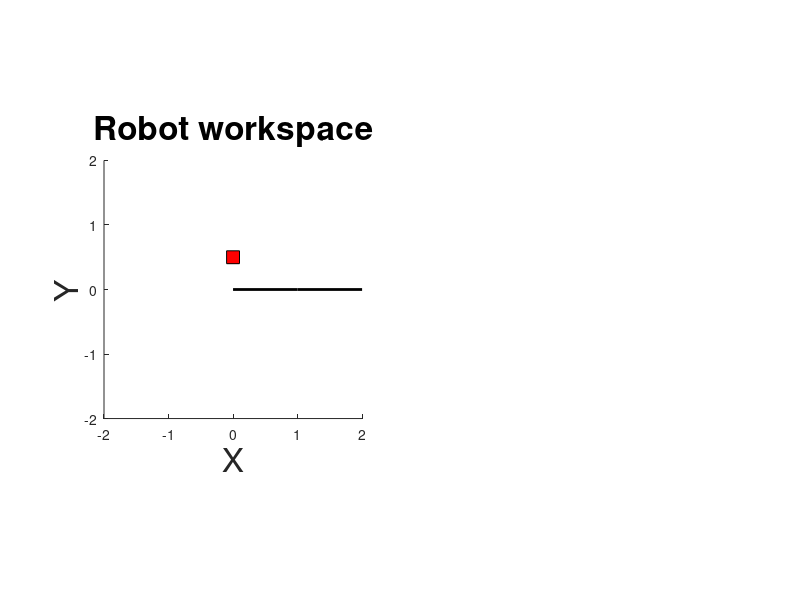

The MATLAB script that drew this image: (Note: this script raises an error after producing the figure.)
clear all; clc;

theta_0 = [0; 0];
theta_dot_0 = [0; 0];
t_plan = 0.5;

figure(1); clf; subplot(1,2,1); hold on; axis equal;
xlim([-2, 2]); ylim([-2, 2]);
xlabel('X', 'FontSize', 24);
ylabel('Y', 'FontSize', 24);
title('Robot workspace', 'FontSize', 24);

ee1 = [cos(theta_0(1)); sin(theta_0(1))];
ee2 = [ee1(1) + cos(theta_0(1) + theta_0(2)); ee1(2) + sin(theta_0(1) + theta_0(2))];
plot([0; ee1(1); ee2(1)], [0; ee1(2); ee2(2)], 'k-', 'LineWidth', 2);

%% create obstacle dun dun dunn nn

obs_center = [0; 0.5];
% obs_center = [-2; 0.5];
obs_width = [0.1];
xobs = [obs_center(1) - obs_width, obs_center(1) - obs_width, obs_center(1) + obs_width, obs_center(1) + obs_width];
yobs = [obs_center(2) - obs_width, obs_center(2) + obs_width, obs_center(2) + obs_width, obs_center(2) - obs_width];
% xobs = [-1.1 -1.1 -0.9 -0.9];
% yobs = [0.3 0.5 0.5 0.3];

pobs = patch(xobs, yobs, 'r');
pobs.FaceAlpha = 0.2;

% obstacles{1} = [xobs;yobs]';

obstacles{1}.zono = zonotope([obs_center, [obs_width, 0; 0, obs_width]]);
pobs = plotFilled(obstacles{1}.zono, [1, 2], 'r');
pobs.FaceAlpha = 0.2;

while true
    [links, k_lim, k_unsafe_A, k_unsafe_b] = compute_unsafe_parameters_2link2d(theta_0, theta_dot_0, obstacles);
    
    %% link 1 and 2 unsafe;
    figure(1); subplot(1, 2, 2) ; hold on;
    % xlim([-1, 1]); ylim([-1, 1]);
    
    uA = k_lim{2}.A;
    uB = k_lim{2}.b;
    
    upoly = mptPolytope(uA, uB);
    plot(upoly)
 
    for i = 1:length(k_unsafe_A)
        for j = 1:length(k_unsafe_A{i})
            for k = 1:length(k_unsafe_A{i}{j})
                if ~isempty(k_unsafe_A{i}{j}{k})
                    A = [k_unsafe_A{i}{j}{k}; uA];
                    B = [k_unsafe_b{i}{j}{k}; uB];
                    mypoly = mptPolytope(A, B);
                    try
                        V = vertices(mypoly);
                        V = get(V, 'V')';
                        K = convhull(V);
                        pu = patch(V(K, 1), V(K, 2), 'r');
                        pu.FaceAlpha = 0.1;
                    catch
                        warning('Unsafe polytope plotting did not work');
                    end
                end
            end
        end
    end
    
    title('Unsafe control parameters', 'FontSize', 24);
    axis equal; axis square;
    
    xlabel('u_1', 'FontSize', 24);
    ylabel('u_2', 'FontSize', 24);
    
    %% choose a point in figure 2 for slice pt, plot FRS
    slice_pt = ginput(1)';
    plot(slice_pt(1), slice_pt(2), 'kx', 'MarkerSize', 20, 'LineWidth', 6);
    
    figure(1); subplot(1, 2, 1); hold on;
    for i = 1:length(links{1}.FRS)
        Z = zonotope_slice(links{1}.FRS{i}, links{1}.info.param_dimensions, slice_pt(1));
        p = plotFilled(Z, [1, 2], 'g');
        p.FaceAlpha = 0.04;
        p.EdgeAlpha = 0.4;
    end
    
    for i = 1:length(links{2}.FRS)
        Z = zonotope_slice(links{2}.FRS{i}, links{2}.info.param_dimensions, slice_pt);
        %    Z = project(Rcont2{i}{1}, [1, 2]);
        p = plotFilled(Z, [1, 2], 'g');
        p.FaceAlpha = 0.04;
        p.EdgeAlpha = 0.4;
    end
    
    theta_0(1) = theta_0(1) + theta_dot_0(1)*t_plan + ((slice_pt(1) - theta_dot_0(1))/2)*t_plan;
    theta_0(2) = theta_0(2) + theta_dot_0(2)*t_plan + ((slice_pt(2) - slice_pt(1) - theta_dot_0(2))/2)*t_plan;
    
    theta_dot_0(1) = slice_pt(1);
    theta_dot_0(2) = slice_pt(2) - slice_pt(1);
    
    ee1 = [cos(theta_0(1)); sin(theta_0(1))];
    ee2 = [ee1(1) + cos(theta_0(1) + theta_0(2)); ee1(2) + sin(theta_0(1) + theta_0(2))];
    plot([0; ee1(1); ee2(1)], [0; ee1(2); ee2(2)], 'k-', 'LineWidth', 2);
end